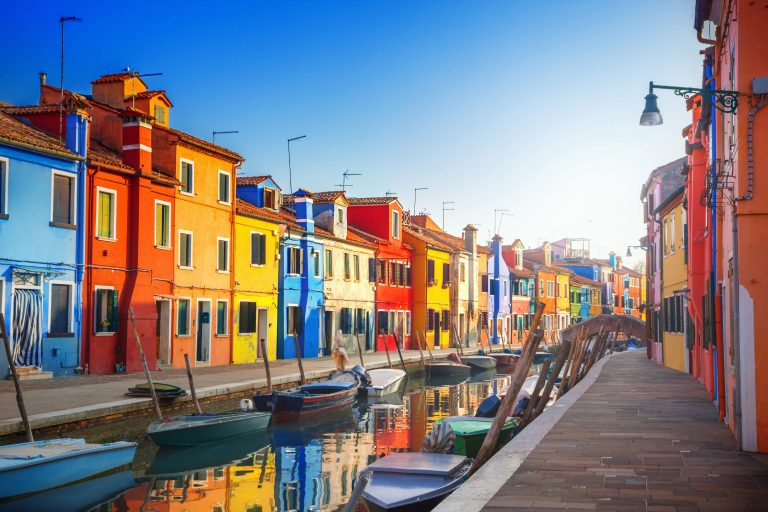
#> input picture Colorful.jpg, 768 x 512 px
$ jupyter execute Computer_Vision_Task2.ipynb
#> lines starting #> are read from the running program, lines starting #| are printed output that depends on the picture
## ***Name: Prashant Jain***

# **GRIP (Graduate Rotational Internship Program)** - The Sparks Foundation

### Additional Task: **Computer Vision and Internet of Things**
Task From other domain

## **Color Identification in Images**
Implement an image color detector which identifies all the colors in an
image or video.

#### **Import libraries**

First we will import required libraries.

1. numpy to work with arrays
2. cv2 to work with image data
3. matplotlib.pyplot for plotting graphs
4. sklearn for KMeans algorithm
5. collections to use Counter to count values

[cell 1]
import numpy as np
import cv2
import matplotlib.pyplot as plt
from sklearn.cluster import KMeans
from collections import Counter
import os

[cell 2]
#Reading the image
image = cv2.imread('Colorful.jpg')
#> image is the input picture: shape (512, 768, 3); mean B, G, R 135.5, 128.2, 129.7
print("The type of this input is {}".format(type(image)))
#| The type of this input is <class 'numpy.ndarray'>
print("Shape: {}".format(image.shape))
#| Shape: (512, 768, 3)
plt.imshow(image)

The color of the image looks a bit off. This is because, by default, OpenCV reads image in the sequence Blue Green Red (BGR). Thus, to view the actual image we need to convert the rendering to Red Green Blue (RGB).

[cell 3]
image = cv2.cvtColor(image, cv2.COLOR_BGR2RGB)
plt.imshow(image)

#### **Color Identification in image**

Now, we will be identifying colors from an image.

First, we will define a function that can give us the hex values of the colors which we will identify.

[cell 4]
# COLOR IDNTIFICATION
def RGB2HEX(color):
    return "#{:02x}{:02x}{:02x}".format(int(color[0]), int(color[1]), int(color[2]))

KMeans expects flattened array as input during its fit method. Thus, we need to reshape the image using numpy. Then, we can apply KMeans to first fit and then predict on the image to get the results. Then, the cluster colors are identified an arranged in the correct order. We plot the colors as a pie chart.

I have combined all the steps in two method.

[cell 5]
def get_image(image_path):
    image = cv2.imread(image_path)
    image = cv2.cvtColor(image, cv2.COLOR_BGR2RGB)
    return image

[cell 6]
def get_colors(image, number_of_colors, show_chart):

#> called with number_of_colors = 9, show_chart = True
    new_image = cv2.resize(image, (600, 400), interpolation = cv2.INTER_AREA)
    new_image = new_image.reshape(new_image.shape[0]*new_image.shape[1], 3)
    clf = KMeans(n_clusters = number_of_colors)
    labels = clf.fit_predict(new_image)
    print(labels)
#> (printed output is left out)

    counts = Counter(labels)
#> counts = 9 items
    center_colors = clf.cluster_centers_
    # We get ordered colors by iterating through the keys
    ordered_colors = [center_colors[i] for i in counts.keys()]
#> ordered_colors = [[24.84, 113.2, 214.5], [119.4, 179.6, 225.3], [136.4, 118.7, 112.5], [52.42, 44.16, 46.45], [86.45, 81.39, 86.53], [154.8, 61.64, 40.45], [193.7, 170.8, 152.3], [216.2, 229.9, 237.2], [235.1, 149, 48.87]]
    hex_colors = [RGB2HEX(ordered_colors[i]) for i in counts.keys()]
#> hex_colors = ['#565156', '#887670', '#c1aa98', '#eb9430', '#9a3d28', '#1871d6', '#342c2e', '#77b3e1', '#d8e5ed']
    rgb_colors = [ordered_colors[i] for i in counts.keys()]
#> rgb_colors = [[86.45, 81.39, 86.53], [136.4, 118.7, 112.5], [193.7, 170.8, 152.3], [235.1, 149, 48.87], [154.8, 61.64, 40.45], [24.84, 113.2, 214.5], [52.42, 44.16, 46.45], [119.4, 179.6, 225.3], [216.2, 229.9, 237.2]]

    if (show_chart):
        plt.figure(figsize = (8, 6))
        plt.pie(counts.values(), labels = hex_colors, colors = hex_colors)

    return rgb_colors

[cell 7]
get_colors(get_image('Colorful.jpg'), 9, True)
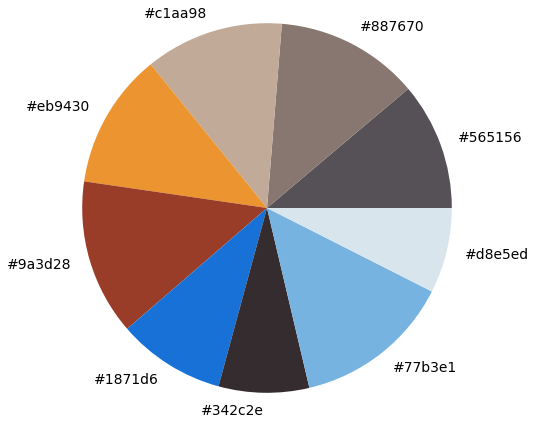
#> figure drawn by matplotlib, 1 panel
